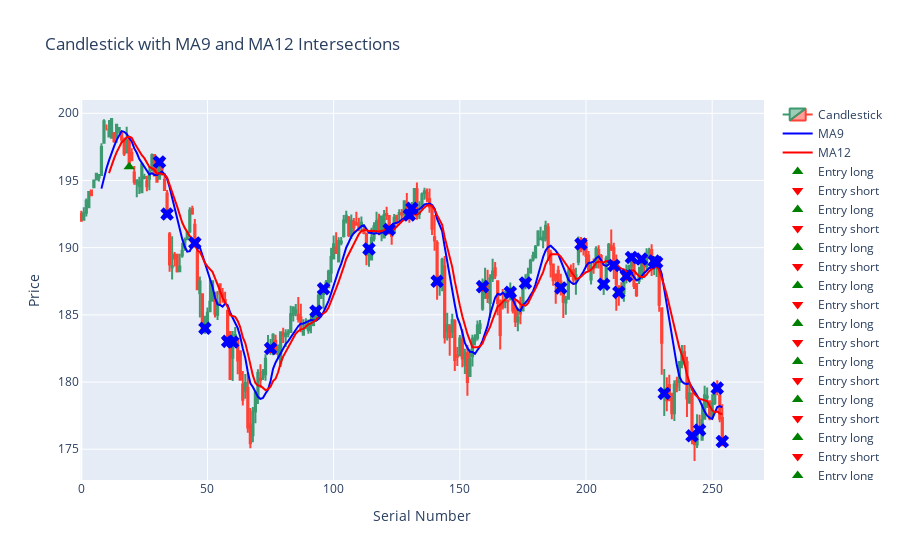

The cell this chart's notebook holds for it:
### Code cell
import pandas as pd
import numpy as np
import plotly.graph_objects as go

# Load data
df = pd.read_csv('/workspaces/Futures-First/BackTest/data/LE Feb25_Daily.csv')
df['Date'] = pd.to_datetime(df['Date'])

# Create a Serial Number column
df['Serial'] = range(len(df))

# Calculate Moving Averages
df['MA9'] = df['Close'].rolling(window=9).mean()
df['MA12'] = df['Close'].rolling(window=12).mean()

# Initialize variables
entry_points = []
exit_points = []
positions = []
trades = []
daily_returns = []

# DataFrame to store trade details
trade_details = pd.DataFrame(columns=['Entry Date', 'Exit Date', 'Trade Type', 'Entry Price', 'Exit Price', 'Profit'])

# Constants for tick size and tick price
tick_size = 0.025
tick_price = 10

# Iterate over DataFrame to backtest strategy
for i in range(1, len(df)):
    daily_return = 0
    
    # Check for crossing points (sign change in the difference)
    if df['MA9'][i] > df['MA12'][i] and df['MA9'][i-1] <= df['MA12'][i-1]:
        # MA9 crosses above MA12
        if positions and positions[-1]['type'] == 'long':
            # Close long position
            exit_price = df['Close'][i]
            entry_price = positions[-1]['entry_price']
            ticks = (exit_price - entry_price) / tick_size
            profit = ticks * tick_price
            exit_points.append((df['Serial'][i], exit_price, 'long'))
            trades.append(profit)
            trade_details = pd.concat([trade_details, pd.DataFrame({
                'Entry Date': [positions[-1]['entry_date']],
                'Exit Date': [df['Date'][i]],
                'Trade Type': ['Long'],
                'Entry Price': [entry_price],
                'Exit Price': [exit_price],
                'Profit': [profit]
            })], ignore_index=True)
            daily_return = profit / entry_price
            positions.pop()
        
        # Open short position
        positions.append({'type': 'short', 'entry_price': df['Close'][i], 'entry_date': df['Date'][i]})
        entry_points.append((df['Serial'][i], df['Close'][i], 'short'))
    
    elif df['MA9'][i] < df['MA12'][i] and df['MA9'][i-1] >= df['MA12'][i-1]:
        # MA9 crosses below MA12
        if positions and positions[-1]['type'] == 'short':
            # Close short position
            exit_price = df['Close'][i]
            entry_price = positions[-1]['entry_price']
            ticks = (entry_price - exit_price) / tick_size
            profit = ticks * tick_price
            exit_points.append((df['Serial'][i], exit_price, 'short'))
            trades.append(profit)
            trade_details = pd.concat([trade_details, pd.DataFrame({
                'Entry Date': [positions[-1]['entry_date']],
                'Exit Date': [df['Date'][i]],
                'Trade Type': ['Short'],
                'Entry Price': [entry_price],
                'Exit Price': [exit_price],
                'Profit': [profit]
            })], ignore_index=True)
            daily_return = profit / entry_price
            positions.pop()
        
        # Open long position
        positions.append({'type': 'long', 'entry_price': df['Close'][i], 'entry_date': df['Date'][i]})
        entry_points.append((df['Serial'][i], df['Close'][i], 'long'))
    
    daily_returns.append(daily_return)

# Close any open position at the end of the period
if positions:
    exit_price = df['Close'].iloc[-1]
    entry_price = positions[-1]['entry_price']
    if positions[-1]['type'] == 'long':
        ticks = (exit_price - entry_price) / tick_size
    else:
        ticks = (entry_price - exit_price) / tick_size
    profit = ticks * tick_price
    exit_points.append((df['Serial'].iloc[-1], exit_price, positions[-1]['type']))
    trades.append(profit)
    trade_details = pd.concat([trade_details, pd.DataFrame({
        'Entry Date': [positions[-1]['entry_date']],
        'Exit Date': [df['Date'].iloc[-1]],
        'Trade Type': [positions[-1]['type'].capitalize()],
        'Entry Price': [entry_price],
        'Exit Price': [exit_price],
        'Profit': [profit]
    })], ignore_index=True)

# Calculate total profit
total_profit = sum(trades)

# Calculate Sharpe Ratio
risk_free_rate = 0.02  # Assume 2% annual risk-free rate
daily_rf_rate = (1 + risk_free_rate) ** (1/252) - 1
excess_returns = np.array(daily_returns) - daily_rf_rate
sharpe_ratio = np.sqrt(252) * np.mean(excess_returns) / np.std(excess_returns)

# Create Candlestick Chart
fig = go.Figure(data=[go.Candlestick(x=df['Serial'],
                                     open=df['Open'],
                                     high=df['High'],
                                     low=df['Low'],
                                     close=df['Close'],
                                     name='Candlestick')])

# Add MA9 and MA12 to the chart
fig.add_trace(go.Scatter(x=df['Serial'], y=df['MA9'], mode='lines', name='MA9', line=dict(color='blue')))
fig.add_trace(go.Scatter(x=df['Serial'], y=df['MA12'], mode='lines', name='MA12', line=dict(color='red')))

# Add entry and exit points to the chart
for point in entry_points:
    fig.add_trace(go.Scatter(x=[point[0]], y=[point[1]], mode='markers', name=f"Entry {point[2]}", 
                             marker=dict(symbol='triangle-up' if point[2] == 'long' else 'triangle-down', size=10, color='green' if point[2] == 'long' else 'red')))
for point in exit_points:
    fig.add_trace(go.Scatter(x=[point[0]], y=[point[1]], mode='markers', name=f"Exit {point[2]}", 
                             marker=dict(symbol='x', size=12, color='blue')))

# Update layout
fig.update_layout(title='Candlestick with MA9 and MA12 Intersections',
                  xaxis_title='Serial Number',
                  yaxis_title='Price',
                  xaxis_rangeslider_visible=False)

# Show interactive plot
fig.show()

# Print performance metrics
print(f"Total Profit: ${total_profit:.2f}")
print(f"Sharpe Ratio: {sharpe_ratio:.2f}")

# Display trade details
print(trade_details)

### Figure 1 — Plotly figure (JSON) as saved in the notebook; plotly's stock layout.template omitted (floating-point values rounded to 4 significant figures; data arrays with more than 128 entries replaced by an {"elided": "..."} marker saying what was removed)
{"data": [{"close": {"elided": "255 float values"}, "high": {"elided": "255 float values"}, "low": {"elided": "255 float values"}, "name": "Candlestick", "open": {"elided": "255 float values"}, "type": "candlestick", "x": {"elided": "255 int values"}}, {"line": {"color": "blue"}, "mode": "lines", "name": "MA9", "type": "scatter", "x": {"elided": "255 int values"}, "y": {"elided": "255 float values"}}, {"line": {"color": "red"}, "mode": "lines", "name": "MA12", "type": "scatter", "x": {"elided": "255 int values"}, "y": {"elided": "255 float values"}}, {"marker": {"color": "green", "size": 10, "symbol": "triangle-up"}, "mode": "markers", "name": "Entry long", "type": "scatter", "x": [19], "y": [196.0]}, {"marker": {"color": "red", "size": 10, "symbol": "triangle-down"}, "mode": "markers", "name": "Entry short", "type": "scatter", "x": [31], "y": [196.4]}, {"marker": {"color": "green", "size": 10, "symbol": "triangle-up"}, "mode": "markers", "name": "Entry long", "type": "scatter", "x": [34], "y": [192.5]}, {"marker": {"color": "red", "size": 10, "symbol": "triangle-down"}, "mode": "markers", "name": "Entry short", "type": "scatter", "x": [45], "y": [190.3]}, {"marker": {"color": "green", "size": 10, "symbol": "triangle-up"}, "mode": "markers", "name": "Entry long", "type": "scatter", "x": [49], "y": [184]}, {"marker": {"color": "red", "size": 10, "symbol": "triangle-down"}, "mode": "markers", "name": "Entry short", "type": "scatter", "x": [58], "y": [183.0]}, {"marker": {"color": "green", "size": 10, "symbol": "triangle-up"}, "mode": "markers", "name": "Entry long", "type": "scatter", "x": [60], "y": [183.0]}, {"marker": {"color": "red", "size": 10, "symbol": "triangle-down"}, "mode": "markers", "name": "Entry short", "type": "scatter", "x": [75], "y": [182.5]}, {"marker": {"color": "green", "size": 10, "symbol": "triangle-up"}, "mode": "markers", "name": "Entry long", "type": "scatter", "x": [93], "y": [185.3]}, {"marker": {"color": "red", "size": 10, "symbol": "triangle-down"}, "mode": "markers", "name": "Entry short", "type": "scatter", "x": [96], "y": [186.9]}, {"marker": {"color": "green", "size": 10, "symbol": "triangle-up"}, "mode": "markers", "name": "Entry long", "type": "scatter", "x": [114], "y": [189.9]}, {"marker": {"color": "red", "size": 10, "symbol": "triangle-down"}, "mode": "markers", "name": "Entry short", "type": "scatter", "x": [122], "y": [191.3]}, {"marker": {"color": "green", "size": 10, "symbol": "triangle-up"}, "mode": "markers", "name": "Entry long", "type": "scatter", "x": [130], "y": [192.4]}, {"marker": {"color": "red", "size": 10, "symbol": "triangle-down"}, "mode": "markers", "name": "Entry short", "type": "scatter", "x": [131], "y": [192.9]}, {"marker": {"color": "green", "size": 10, "symbol": "triangle-up"}, "mode": "markers", "name": "Entry long", "type": "scatter", "x": [141], "y": [187.5]}, {"marker": {"color": "red", "size": 10, "symbol": "triangle-down"}, "mode": "markers", "name": "Entry short", "type": "scatter", "x": [159], "y": [187.1]}, {"marker": {"color": "green", "size": 10, "symbol": "triangle-up"}, "mode": "markers", "name": "Entry long", "type": "scatter", "x": [170], "y": [186.7]}, {"marker": {"color": "red", "size": 10, "symbol": "triangle-down"}, "mode": "markers", "name": "Entry short", "type": "scatter", "x": [176], "y": [187.4]}, {"marker": {"color": "green", "size": 10, "symbol": "triangle-up"}, "mode": "markers", "name": "Entry long", "type": "scatter", "x": [190], "y": [187]}, {"marker": {"color": "red", "size": 10, "symbol": "triangle-down"}, "mode": "markers", "name": "Entry short", "type": "scatter", "x": [198], "y": [190.3]}, {"marker": {"color": "green", "size": 10, "symbol": "triangle-up"}, "mode": "markers", "name": "Entry long", "type": "scatter", "x": [207], "y": [187.3]}, {"marker": {"color": "red", "size": 10, "symbol": "triangle-down"}, "mode": "markers", "name": "Entry short", "type": "scatter", "x": [211], "y": [188.7]}, {"marker": {"color": "green", "size": 10, "symbol": "triangle-up"}, "mode": "markers", "name": "Entry long", "type": "scatter", "x": [213], "y": [186.7]}, {"marker": {"color": "red", "size": 10, "symbol": "triangle-down"}, "mode": "markers", "name": "Entry short", "type": "scatter", "x": [216], "y": [187.9]}, {"marker": {"color": "green", "size": 10, "symbol": "triangle-up"}, "mode": "markers", "name": "Entry long", "type": "scatter", "x": [218], "y": [189.3]}, {"marker": {"color": "red", "size": 10, "symbol": "triangle-down"}, "mode": "markers", "name": "Entry short", "type": "scatter", "x": [222], "y": [189.2]}, {"marker": {"color": "green", "size": 10, "symbol": "triangle-up"}, "mode": "markers", "name": "Entry long", "type": "scatter", "x": [227], "y": [189]}, {"marker": {"color": "red", "size": 10, "symbol": "triangle-down"}, "mode": "markers", "name": "Entry short", "type": "scatter", "x": [228], "y": [188.9]}, {"marker": {"color": "green", "size": 10, "symbol": "triangle-up"}, "mode": "markers", "name": "Entry long", "type": "scatter", "x": [231], "y": [179.2]}, {"marker": {"color": "red", "size": 10, "symbol": "triangle-down"}, "mode": "markers", "name": "Entry short", "type": "scatter", "x": [242], "y": [176]}, {"marker": {"color": "green", "size": 10, "symbol": "triangle-up"}, "mode": "markers", "name": "Entry long", "type": "scatter", "x": [245], "y": [176.4]}, {"marker": {"color": "red", "size": 10, "symbol": "triangle-down"}, "mode": "markers", "name": "Entry short", "type": "scatter", "x": [252], "y": [179.6]}, {"marker": {"color": "blue", "size": 12, "symbol": "x"}, "mode": "markers", "name": "Exit long", "type": "scatter", "x": [31], "y": [196.4]}, {"marker": {"color": "blue", "size": 12, "symbol": "x"}, "mode": "markers", "name": "Exit short", "type": "scatter", "x": [34], "y": [192.5]}, {"marker": {"color": "blue", "size": 12, "symbol": "x"}, "mode": "markers", "name": "Exit long", "type": "scatter", "x": [45], "y": [190.3]}, {"marker": {"color": "blue", "size": 12, "symbol": "x"}, "mode": "markers", "name": "Exit short", "type": "scatter", "x": [49], "y": [184]}, {"marker": {"color": "blue", "size": 12, "symbol": "x"}, "mode": "markers", "name": "Exit long", "type": "scatter", "x": [58], "y": [183.0]}, {"marker": {"color": "blue", "size": 12, "symbol": "x"}, "mode": "markers", "name": "Exit short", "type": "scatter", "x": [60], "y": [183.0]}, {"marker": {"color": "blue", "size": 12, "symbol": "x"}, "mode": "markers", "name": "Exit long", "type": "scatter", "x": [75], "y": [182.5]}, {"marker": {"color": "blue", "size": 12, "symbol": "x"}, "mode": "markers", "name": "Exit short", "type": "scatter", "x": [93], "y": [185.3]}, {"marker": {"color": "blue", "size": 12, "symbol": "x"}, "mode": "markers", "name": "Exit long", "type": "scatter", "x": [96], "y": [186.9]}, {"marker": {"color": "blue", "size": 12, "symbol": "x"}, "mode": "markers", "name": "Exit short", "type": "scatter", "x": [114], "y": [189.9]}, {"marker": {"color": "blue", "size": 12, "symbol": "x"}, "mode": "markers", "name": "Exit long", "type": "scatter", "x": [122], "y": [191.3]}, {"marker": {"color": "blue", "size": 12, "symbol": "x"}, "mode": "markers", "name": "Exit short", "type": "scatter", "x": [130], "y": [192.4]}, {"marker": {"color": "blue", "size": 12, "symbol": "x"}, "mode": "markers", "name": "Exit long", "type": "scatter", "x": [131], "y": [192.9]}, {"marker": {"color": "blue", "size": 12, "symbol": "x"}, "mode": "markers", "name": "Exit short", "type": "scatter", "x": [141], "y": [187.5]}, {"marker": {"color": "blue", "size": 12, "symbol": "x"}, "mode": "markers", "name": "Exit long", "type": "scatter", "x": [159], "y": [187.1]}, {"marker": {"color": "blue", "size": 12, "symbol": "x"}, "mode": "markers", "name": "Exit short", "type": "scatter", "x": [170], "y": [186.7]}, {"marker": {"color": "blue", "size": 12, "symbol": "x"}, "mode": "markers", "name": "Exit long", "type": "scatter", "x": [176], "y": [187.4]}, {"marker": {"color": "blue", "size": 12, "symbol": "x"}, "mode": "markers", "name": "Exit short", "type": "scatter", "x": [190], "y": [187]}, {"marker": {"color": "blue", "size": 12, "symbol": "x"}, "mode": "markers", "name": "Exit long", "type": "scatter", "x": [198], "y": [190.3]}, {"marker": {"color": "blue", "size": 12, "symbol": "x"}, "mode": "markers", "name": "Exit short", "type": "scatter", "x": [207], "y": [187.3]}, {"marker": {"color": "blue", "size": 12, "symbol": "x"}, "mode": "markers", "name": "Exit long", "type": "scatter", "x": [211], "y": [188.7]}, {"marker": {"color": "blue", "size": 12, "symbol": "x"}, "mode": "markers", "name": "Exit short", "type": "scatter", "x": [213], "y": [186.7]}, {"marker": {"color": "blue", "size": 12, "symbol": "x"}, "mode": "markers", "name": "Exit long", "type": "scatter", "x": [216], "y": [187.9]}, {"marker": {"color": "blue", "size": 12, "symbol": "x"}, "mode": "markers", "name": "Exit short", "type": "scatter", "x": [218], "y": [189.3]}, {"marker": {"color": "blue", "size": 12, "symbol": "x"}, "mode": "markers", "name": "Exit long", "type": "scatter", "x": [222], "y": [189.2]}, {"marker": {"color": "blue", "size": 12, "symbol": "x"}, "mode": "markers", "name": "Exit short", "type": "scatter", "x": [227], "y": [189]}, {"marker": {"color": "blue", "size": 12, "symbol": "x"}, "mode": "markers", "name": "Exit long", "type": "scatter", "x": [228], "y": [188.9]}, {"marker": {"color": "blue", "size": 12, "symbol": "x"}, "mode": "markers", "name": "Exit short", "type": "scatter", "x": [231], "y": [179.2]}, {"marker": {"color": "blue", "size": 12, "symbol": "x"}, "mode": "markers", "name": "Exit long", "type": "scatter", "x": [242], "y": [176]}, {"marker": {"color": "blue", "size": 12, "symbol": "x"}, "mode": "markers", "name": "Exit short", "type": "scatter", "x": [245], "y": [176.4]}, {"marker": {"color": "blue", "size": 12, "symbol": "x"}, "mode": "markers", "name": "Exit long", "type": "scatter", "x": [252], "y": [179.6]}, {"marker": {"color": "blue", "size": 12, "symbol": "x"}, "mode": "markers", "name": "Exit short", "type": "scatter", "x": [254], "y": [175.6]}], "layout": {"title": {"text": "Candlestick with MA9 and MA12 Intersections"}, "xaxis": {"rangeslider": {"visible": false}, "title": {"text": "Serial Number"}}, "yaxis": {"title": {"text": "Price"}}}}
